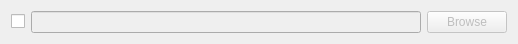
<?xml version="1.0" encoding="UTF-8"?>
<ui version="4.0">
 <class>GlobalFolderWidget</class>
 <widget class="QWidget" name="GlobalFolderWidget">
  <property name="geometry">
   <rect>
    <x>0</x>
    <y>0</y>
    <width>518</width>
    <height>44</height>
   </rect>
  </property>
  <property name="windowTitle">
   <string/>
  </property>
  <layout class="QHBoxLayout" name="horizontalLayout">
   <item>
    <widget class="QCheckBox" name="enabledCheckBox">
     <property name="text">
      <string/>
     </property>
    </widget>
   </item>
   <item>
    <widget class="QLineEdit" name="pathTextBox">
     <property name="enabled">
      <bool>false</bool>
     </property>
    </widget>
   </item>
   <item>
    <widget class="QPushButton" name="pathBrowseBtn">
     <property name="enabled">
      <bool>false</bool>
     </property>
     <property name="text">
      <string>Browse</string>
     </property>
    </widget>
   </item>
  </layout>
 </widget>
 <resources/>
 <connections/>
</ui>
